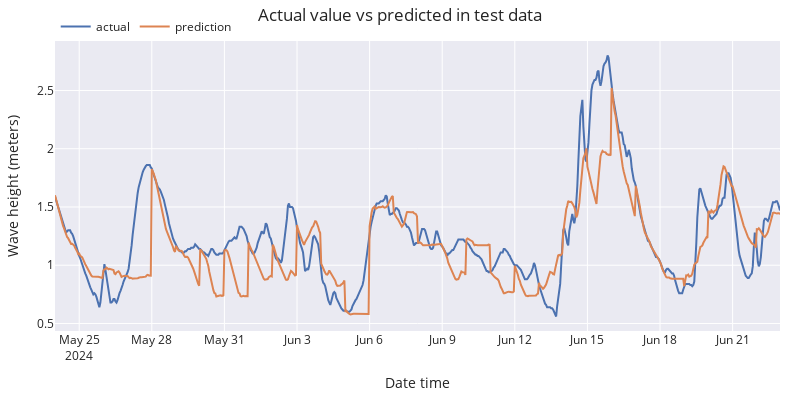

Notebook code cell kept with this figure:
### Code cell
# Plot predictions vs real value
# ======================================================================================
fig = go.Figure()
trace1 = go.Scatter(x=df_test.index, y=df_test['wave_height'], name="actual", mode="lines")
trace2 = go.Scatter(x=predictions.index, y=predictions['pred'], name="prediction", mode="lines")
fig.add_trace(trace1)
fig.add_trace(trace2)
fig.update_layout(
    title="Actual value vs predicted in test data",
    xaxis_title="Date time",
    yaxis_title="Wave height (meters)",
    width=800,
    height=400,
    margin=dict(l=20, r=20, t=35, b=20),
    legend=dict(
        orientation="h",
        yanchor="top",
        y=1.1,
        xanchor="left",
        x=0.001
    )
)
fig.show()

### Figure 1 — Plotly figure (JSON) as saved in the notebook; plotly's stock layout.template omitted (floating-point values rounded to 4 significant figures; data arrays with more than 128 entries replaced by an {"elided": "..."} marker saying what was removed)
{"data": [{"mode": "lines", "name": "actual", "type": "scatter", "x": {"elided": "720 str values"}, "y": {"elided": "720 float values"}}, {"mode": "lines", "name": "prediction", "type": "scatter", "x": {"elided": "720 str values"}, "y": {"elided": "720 float values"}}], "layout": {"height": 400, "legend": {"orientation": "h", "x": 0.001, "xanchor": "left", "y": 1.1, "yanchor": "top"}, "margin": {"b": 20, "l": 20, "r": 20, "t": 35}, "title": {"text": "Actual value vs predicted in test data"}, "width": 800, "xaxis": {"title": {"text": "Date time"}}, "yaxis": {"title": {"text": "Wave height (meters)"}}}}
